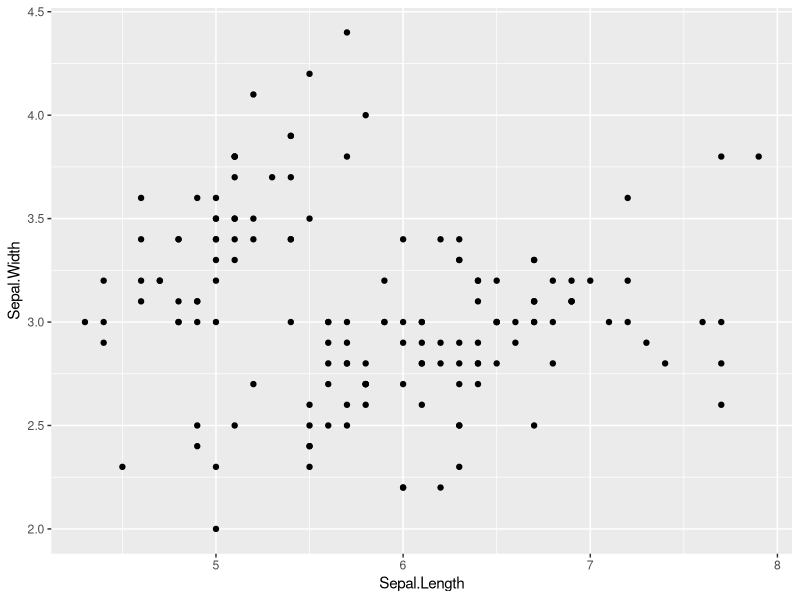
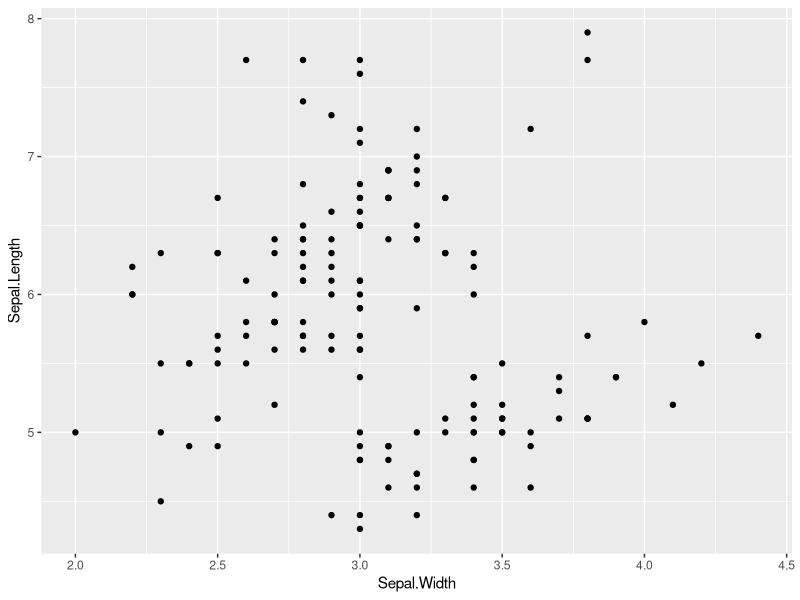
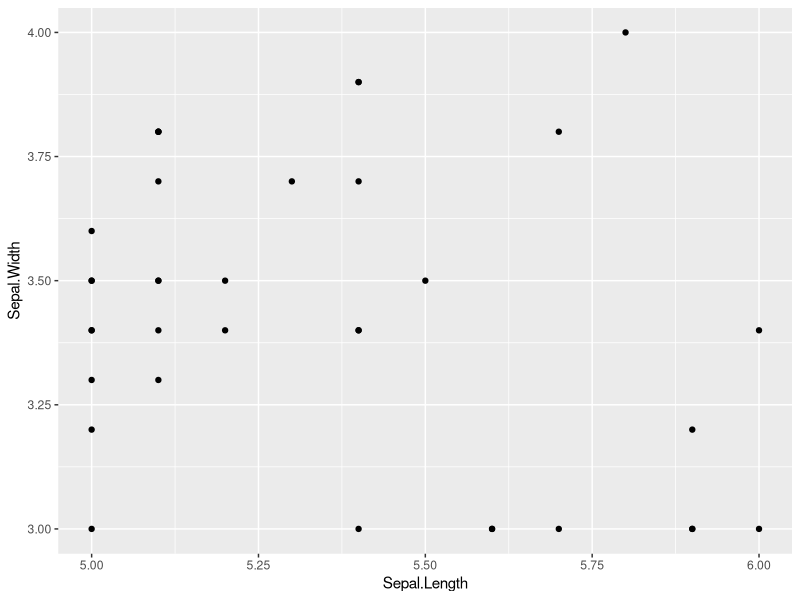
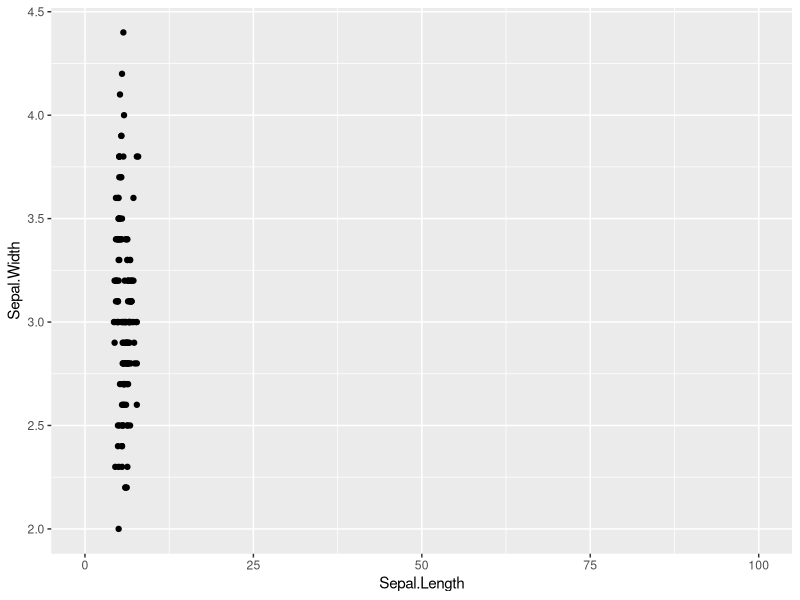
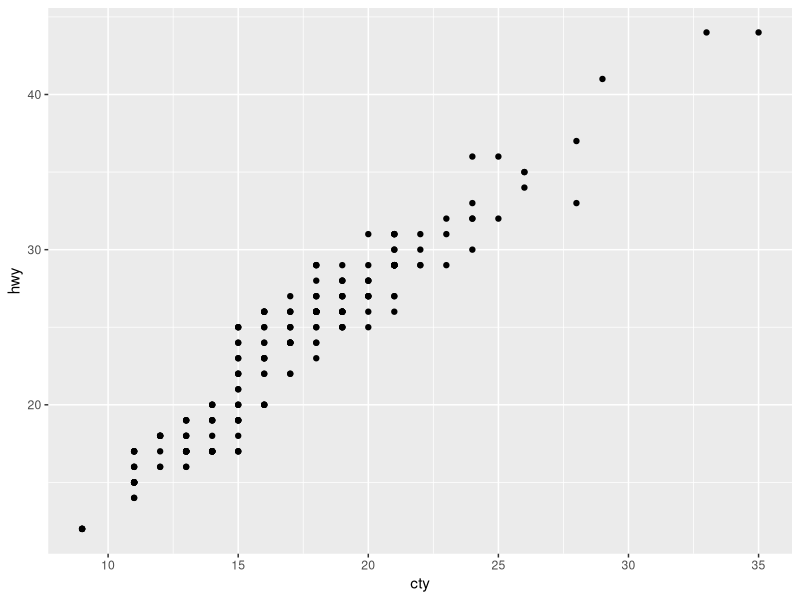
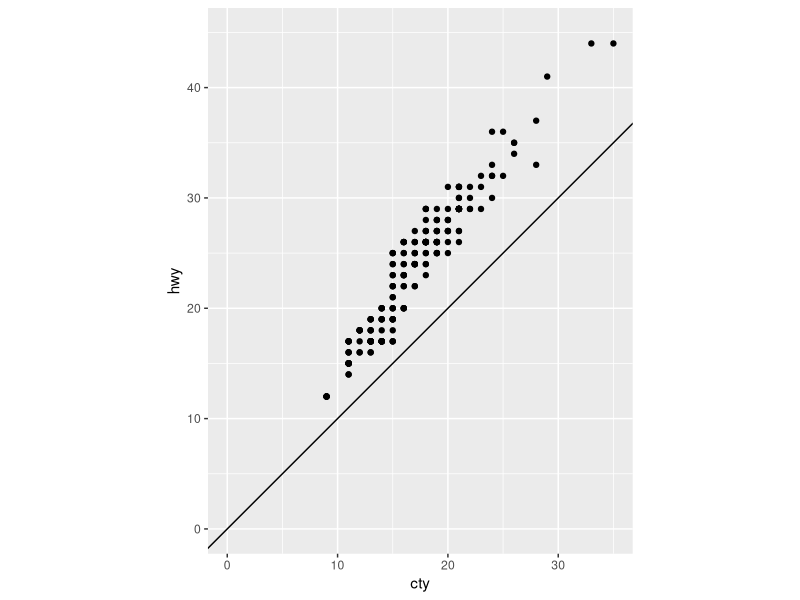
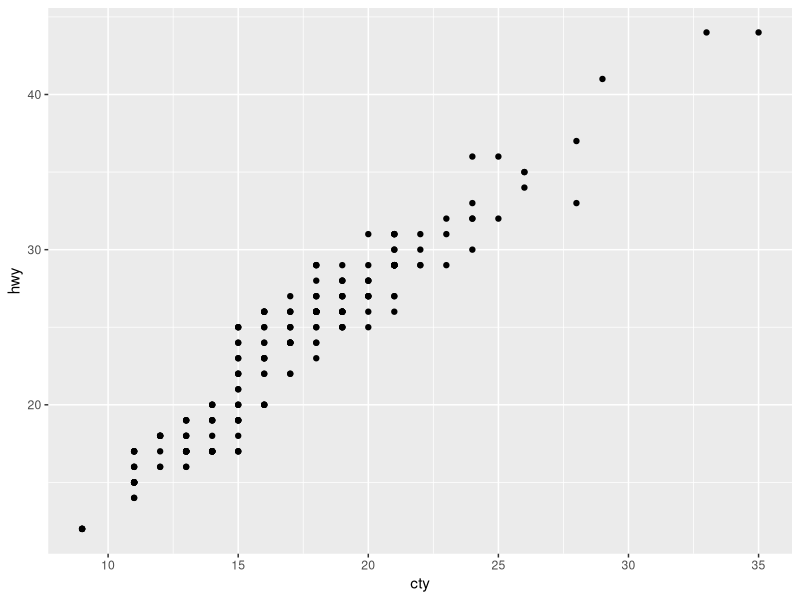
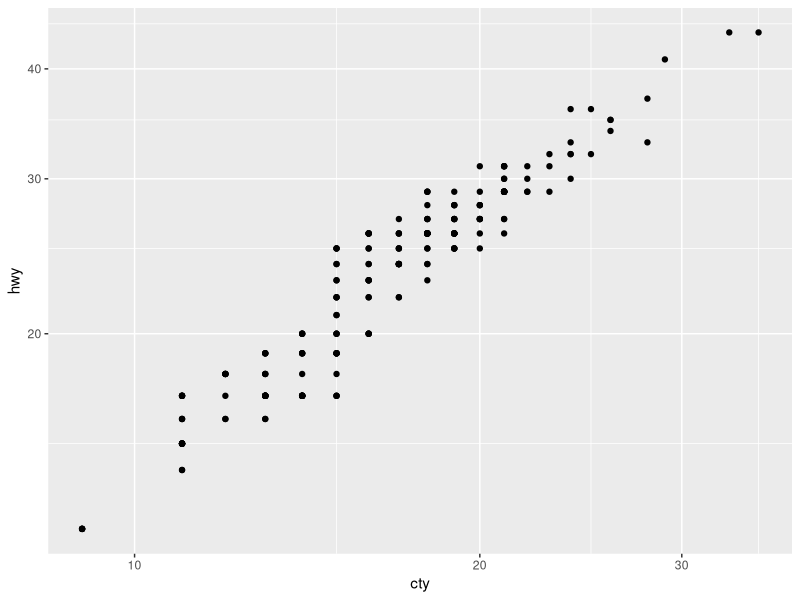

R code for these plots, in order:
###########################################
#Cours 20/10


library(tidyverse)

## advanced ggplot settings
 

base <- iris %>% 
  ggplot(aes(x = Sepal.Length, y = Sepal.Width)) +
  geom_point()
base



## fonctions coord_*

base + coord_flip()  #change les axes après que le plot a été fait

# limiter les axes
base + coord_cartesian(xlim = c(5,6), ylim = c(3,4))

base + coord_cartesian(xlim = c(0,100))



## rapport entre les échelles de x et y 

miles <- mpg %>% 
  ggplot(aes(x = cty, y = hwy)) +
  geom_point()

miles

miles + coord_equal(ratio = 1, xlim = c(0,35), ylim = c(0,45)) +
  geom_abline(slope = 1, intercept = 0)



## modifier l'échelle des axes
# toutes transformations mathématiques est possible

miles

miles + coord_trans(x = "log10", y = "log10")



## coordonnees polaires

base + coord_polar(theta = "y", direction = -1)  # x est la longueur et y l'angle



## camenbert : pie charts !

iris %>% 
  ggplot(aes(x = "", y = Species, fill = Species))+
  geom_col() +
  coord_polar(theta = "y")





base <- iris %>% 
  ggplot(aes(x = Sepal.Length, y = Sepal.Width, color = Species, size = Petal.Length)) +
  geom_point()
base


## couleurs
base + scale_color_brewer()

base + scale_color_brewer(type = "qual")


## colorblind
base + scale_color_viridis_d()


## quels sont les palettes de couleurs de brewer() 
RColorBrewer::display.brewer.all()


## faire à la main
base + scale_color_manual(values = c("pink", "brown", "orange"))

base + scale_color_grey()


# variables continues
base <- iris %>% 
  ggplot(aes(x = Sepal.Length, y = Sepal.Width, color = Petal.Width, size = Petal.Length)) +
  geom_point()
base

base + scale_color_gradient(low = "green", high = "red")

base + scale_color_gradient2(low = "blue", mid = "white", high = "red", midpoint = 1.5)


## entre le discret et le continue : binned scale
base + scale_color_binned(type = "viridis")


## size -- changer la taille

base

base + scale_size_area(max_size = 12)


## remplissage (fill)

base <- mpg %>% 
  ggplot(aes(x = manufacturer, fill = manufacturer)) +
  geom_bar()
base

base + scale_fill_viridis_d()

base + scale_fill_brewer(palette = "Set2")


## différence entre changer les couleurs et le mapping
## ou changer les couleurs d'un objet

base + geom_bar(fill = "red", width = 0.5)



## tout ce qui passe par aes() et scale_() change par variable
## tout ce qui passe directement au geom() ne change pas 

base + theme_classic()
base + theme_minimal()
base + theme_grey()
base + theme_void()  # éliminer tout et garde que les données brutes


# controle à la main

base +
  theme ()


## comment ajouter des titres

base +
  labs(title = "mon titre", subtitle = "mon soutitre")


## comment ajouter des lignes
base + geom_abline()








